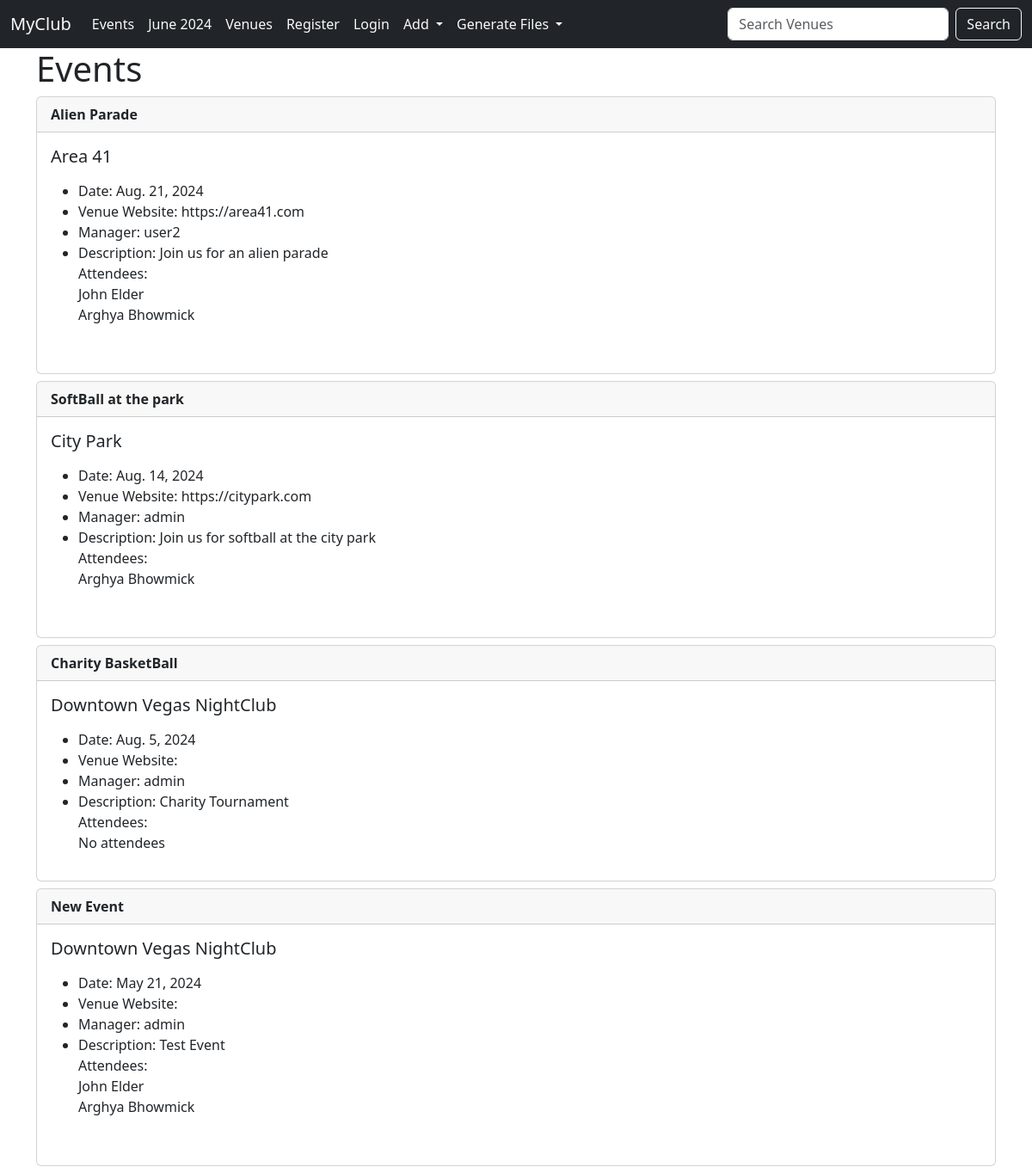
Before: /events with the older database file.
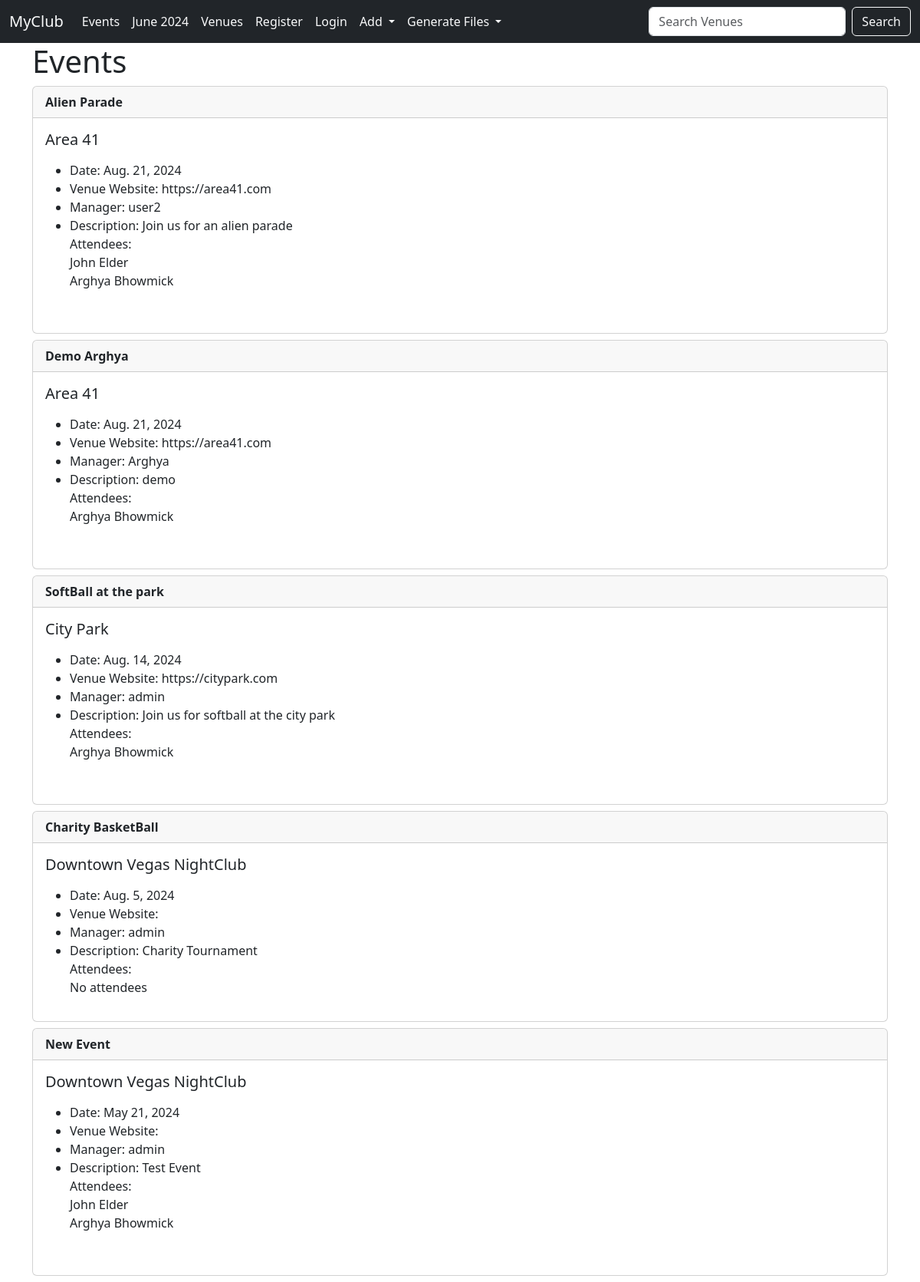
After: the same page with the newer database file.
### events/models.py (models this page shows)
class Event(models.Model):
    name = models.CharField(max_length=100)
    event_date = models.DateField()
    venue = models.ForeignKey(Venue, blank=True, null=True, on_delete=models.CASCADE)
    attendees = models.ManyToManyField(MyClubUser, blank=True)
    manager = models.ForeignKey(User, blank=True, null=True, on_delete=models.SET_NULL)
    description = models.TextField(blank=True)
    def __str__(self):
        return self.name

class Venue(models.Model):
    name = models.CharField("Venue Name", max_length=100)
    address = models.CharField(max_length=300)
    zip_code = models.CharField("Zip Code", max_length=15)
    phone = models.CharField("Contact Phone", max_length=25, blank=True)
    web = models.URLField("Website Address",blank=True)
    email = models.EmailField("Email Address",blank=True)
    def __str__(self):
        return self.name

class MyClubUser(models.Model):
    first_name = models.CharField(max_length=30)
    last_name = models.CharField(max_length=30)
    email = models.EmailField("User Email")
    def __str__(self):
        return self.first_name + " " + self.last_name

### events/views.py (the view)
# urls.py: path('events',views.all_events, name='list-events'),
def all_events(request):
    event_list = Event.objects.all().order_by("-event_date")
    return render(request, "events/event_list.html", {"event_list": event_list})

### events/templates/events/event_list.html (shortened to what this page needs)
{%extends 'events/base.html'%}
{%block content%}
<h1>Events</h1>
{% for event in event_list %}
<div class="card my-2">
    <div class="card-header">
        <strong>{{event}}</strong>
    </div>
    <div class="card-body">
        <h5 class="card-title">{{event.venue}}</h5>
        <p class="card-text">
        <ul>
            <li>Date: {{event.event_date}}</li>
            <li>Venue Website: {{event.venue.web}}</li>
            <li>Manager: {{event.manager}}</li>
            <li>Description: {{event.description}}</li>
            Attendees:<br>
            {%if event.attendees.all %}
            {% for attendee in event.attendees.all %}
            {{attendee}}<br>
            {% endfor %}
            {% else %}
            No attendees
            {% endif %}
        </ul>
        </p>
    </div>
</div>
{% endfor %}
{%endblock%}

### events/templates/events/base.html (shortened to what this page needs)
<!doctype html>
<html lang="en">
<head>
    <link href="https://cdn.jsdelivr.net/npm/bootstrap@5.3.3/dist/css/bootstrap.min.css" rel="stylesheet"
>
</head>
<body>
    {% include 'events/navbar.html' %}
    <div class="container">
        {% block content %}
        {% endblock %}
    </div>
</body>
</html>

### events/templates/events/navbar.html (shortened to what this page needs)
<nav class="navbar navbar-expand-lg bg-dark text-light">
    <div class="container-fluid">
      <a class="navbar-brand text-light" href="{% url 'home' %}">MyClub</a>
      <div class="collapse navbar-collapse" id="navbarSupportedContent">
        <ul class="navbar-nav me-auto mb-2 mb-lg-0">
          <li class="nav-item">
            <a class="nav-link active text-light" aria-current="page" href="{% url 'list-events' %}">Events</a>
          </li>
          <li class="nav-item">
            <a class="nav-link text-light" href="{% url 'home' '2024' 'June' %}">June 2024</a>
          </li>
          <li class="nav-item">
            <a class="nav-link text-light" href="{% url 'list-venues' %}">Venues</a>
          </li>
          {% if user.is_authenticated %}
          <li class="nav-item"></li>
            <a class="nav-link text-light" href="{% url 'logout-user' %}">Logout</a>
          </li>
          {% else %}
            <a class="nav-link text-light" href="{% url 'register-user' %}">Register</a>
          <li class="nav-item">
            <a class="nav-link text-light" href="{% url 'login-user' %}">Login</a>
          </li>
          {% endif %}
          <li class="nav-item dropdown bg-dark">
            <a class="nav-link dropdown-toggle  text-light" href="#" role="button" data-bs-toggle="dropdown" aria-expanded="false">
              Add
            </a>
          </li>
          <li class="nav-item dropdown bg-dark">
            <a class="nav-link dropdown-toggle  text-light" href="#" role="button" data-bs-toggle="dropdown" aria-expanded="false">
              Generate Files
            </a>
          </li>
        </ul>
        <form class="d-flex" role="search" method=POST action="{% url 'search-venues' %}">
          <input class="form-control me-2" type="search" placeholder="Search Venues" name="searched" aria-label="Search">
          <button class="btn btn-outline-light text-light" type="submit">Search</button>
        </form>
      </div>
    </div>
</nav>

Changed rows visible on the page:
added Event: name "Demo Arghya", venue "Area 41", event_date "Aug. 21, 2024", venue.web "https://area41.com", manager "Arghya", description "demo", MyClubUser (first_name+last_name "Arghya Bhowmick")
